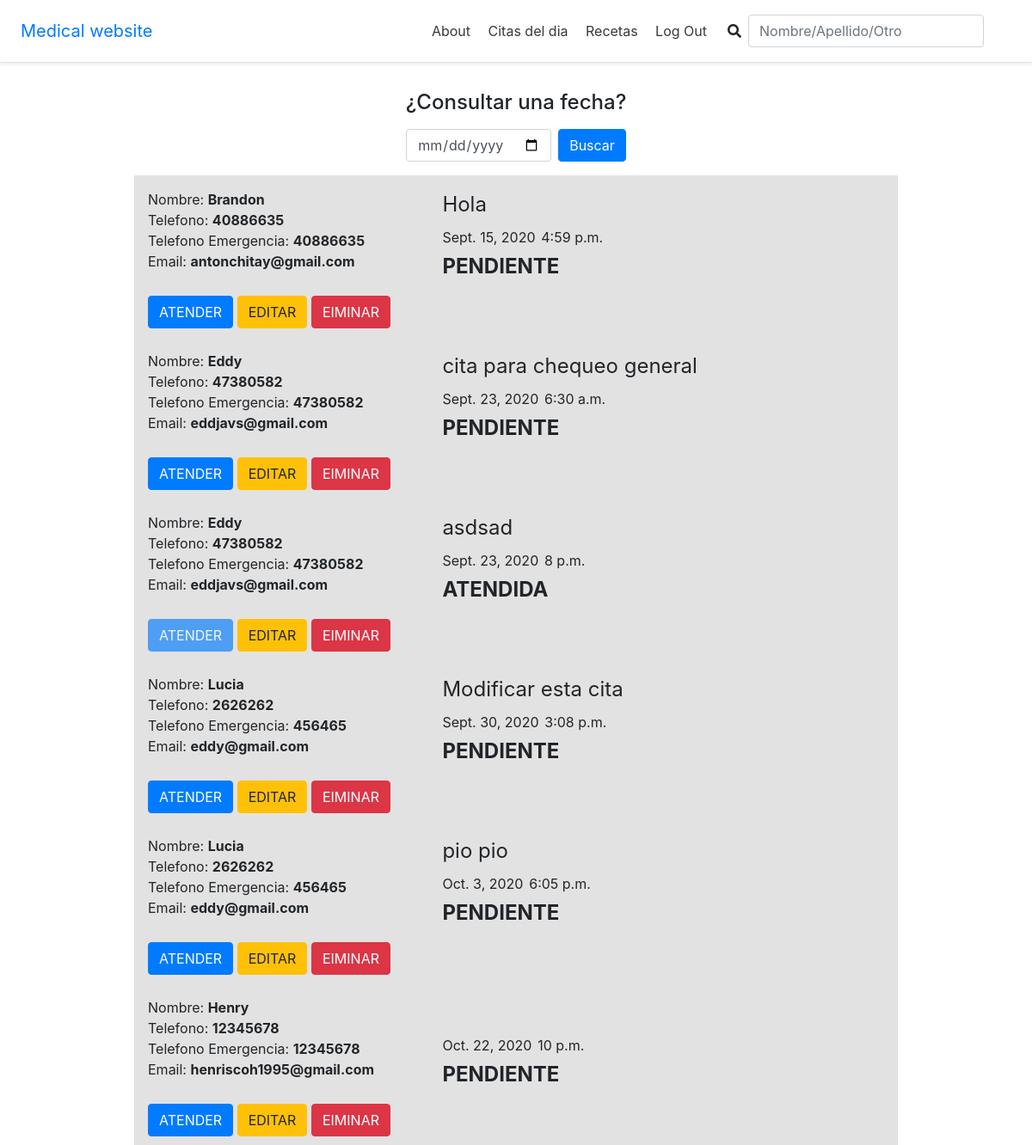
Screenshot of /citas (signed in) with the database file from the repository.
### cita/models.py (models this page shows)
class Cita(models.Model):
    ESTADO_OPCIONES = [
        ('PENDIENTE', 'Pendiente'),
        ('ATENDIDA', 'Atendida'),
        ('CANCELADA', 'Cancelada'),
    ]
    fecha = models.DateTimeField(auto_now_add=True)
    fecha_cita = models.DateField()
    hora_cita = models.TimeField()
    estado = models.CharField(max_length=10, choices=ESTADO_OPCIONES, default='PENDIENTE')
    comentario = models.CharField(max_length=50)
    paciente = models.ForeignKey("users.Paciente", related_name="citas", on_delete=models.CASCADE)
    def __str__(self):
        return self.comentario
    def get_absolute_url(self):
        return reverse("cita_detail", kwargs={"pk": self.pk})

### users/models.py (models this page shows, shortened)
class Paciente(models.Model):
    GENERO_OPCIONES = [
        ('MASCULINO', 'Masculino'),
        ('FEMENINO', 'Femenino'),
    ]
    nombre = models.CharField(max_length=100)
    apellido = models.CharField(max_length=100)
    telefono = models.CharField(max_length=50, blank=True, null=True)
    telefono_emergencia = models.CharField(max_length=50, blank=True, null=True)
    correo = models.CharField(max_length=100)
    fecha_nacimiento = models.DateField() #DateField(input_formats=settings.DATE_INPUT_FORMATS, null=True, blan=True) para introducir la fecha dd-mm-DDDD
    direccion = models.CharField(max_length=200)
    descripccion = models.CharField(max_length=500, blank=True, null=True)
    sexo = models.CharField(max_length=10, choices=GENERO_OPCIONES, default='FEMENINO')

### pages/views.py (the view)
# urls.py: path('citas', AppointmentsListView.as_view(), name='citas'),
class AppointmentsListView(ListView):
    model = Cita
    context_object_name = 'cita_list'
    template_name = 'citas/lista_citas.html'

### templates/citas/lista_citas.html (shortened to what this page needs)
{% extends '_base.html' %}
{% load static %}
{% block css %}
<link rel="stylesheet" href="{% static 'css/citas.css' %}" />
{% endblock css %}
{% block content %}
    <div class="calendar">
        <h4>
            <label for="searchCalendar">¿Consultar una fecha?</label>
        </h4>
        <form  class="form-inline mt-2 mt-md-0" action="#"
            method="get">
            <input name="q" class="form-control mr-sm-2" type="date" placeholder="Search"
            aria-label="Search" id="searchCalendar">
            <input  class="btn btn-primary" type="submit" value="Buscar">
        </form>
    </div>
    <div class="citas">
        {% for cita in cita_list %}
            <div class="cita">
                <div class="paciente">
                    <p>
                        Nombre: <strong>{{cita.paciente.nombre}}</strong></br>
                        Telefono: <strong>{{cita.paciente.telefono}}</strong></br>
                        Telefono Emergencia: <strong>{{cita.paciente.telefono_emergencia}}</strong></br>
                        Email: <strong>{{cita.paciente.correo}}</strong></br>
                    </p>
                </div>
                <div class="resumen">
                    <p>
                        {{cita}} </br>
                        <small>{{cita.fecha_cita}}</small>
                        <small>{{cita.hora_cita}}</small>
                        <br>
                        <strong>{{cita.estado}}</strong>
                    </p>
                </div>
                <div class="actions">
                    {% if cita.estado == "ATENDIDA" or cita.estado == "CANCELADA" %}
                    <a href="{{ cita.get_absolute_url }}" class="btn btn-primary disabled" > ATENDER </a>
                    {% else  %}
                    <a href="{{ cita.get_absolute_url }}" class="btn btn-primary "> ATENDER </a>
                    {% endif  %}
                    <a href="{% url 'modificar_cita' cita.id %}" class="btn btn-warning "> EDITAR </a>
                    <a href="{% url 'eliminar_cita' cita.id %}" class="btn btn-danger "> EIMINAR </a>
                </div>
            </div>
        {% endfor %}
    </div>
 {% endblock  %}

### static/css/citas.css (style rules this page uses)
.calendar { display: flex; justify-content: center; align-items: center; flex-direction: column; padding:1rem; }
.citas { display: flex; justify-content: center; align-items: center; flex-direction: column; }
.citas .cita { background-color: #dededede; min-width: 80%; padding:1rem; display: grid; grid-template-rows: auto 2rem; grid-template-columns: 40% 60%; grid-template-areas: "paciente resumen" "actions actions"; }
.citas .cita .paciente { grid-area: paciente; }
.citas .cita .resumen { grid-area: resumen; font-size:1.5rem; }
.citas .cita .resumen small { font-size: 1rem; }
.citas .cita .actions { grid-area: actions; }

### rows the page displays
Cita: paciente.nombre "Brandon", paciente.telefono "40886635", paciente.telefono_emergencia "40886635", paciente.correo "antonchitay@gmail.com", comentario "Hola", fecha_cita "Sept. 15, 2020", hora_cita "4:59 p.m.", estado "PENDIENTE"
Cita: paciente.nombre "Eddy", paciente.telefono "47380582", paciente.telefono_emergencia "47380582", paciente.correo "eddjavs@gmail.com", comentario "cita para chequeo general", fecha_cita "Sept. 23, 2020", hora_cita "6:30 a.m.", estado "PENDIENTE"
Cita: paciente.nombre "Eddy", paciente.telefono "47380582", paciente.telefono_emergencia "47380582", paciente.correo "eddjavs@gmail.com", comentario "asdsad", fecha_cita "Sept. 23, 2020", hora_cita "8 p.m.", estado "ATENDIDA"
Cita: paciente.nombre "Lucia", paciente.telefono "2626262", paciente.telefono_emergencia "456465", paciente.correo "eddy@gmail.com", comentario "Modificar esta cita", fecha_cita "Sept. 30, 2020", hora_cita "3:08 p.m.", estado "PENDIENTE"
Cita: paciente.nombre "Lucia", paciente.telefono "2626262", paciente.telefono_emergencia "456465", paciente.correo "eddy@gmail.com", comentario "pio pio", fecha_cita "Oct. 3, 2020", hora_cita "6:05 p.m.", estado "PENDIENTE"
Cita: paciente.nombre "Henry", paciente.telefono "12345678", paciente.telefono_emergencia "12345678", paciente.correo "henriscoh1995@gmail.com", fecha_cita "Oct. 22, 2020", hora_cita "10 p.m.", estado "PENDIENTE"
